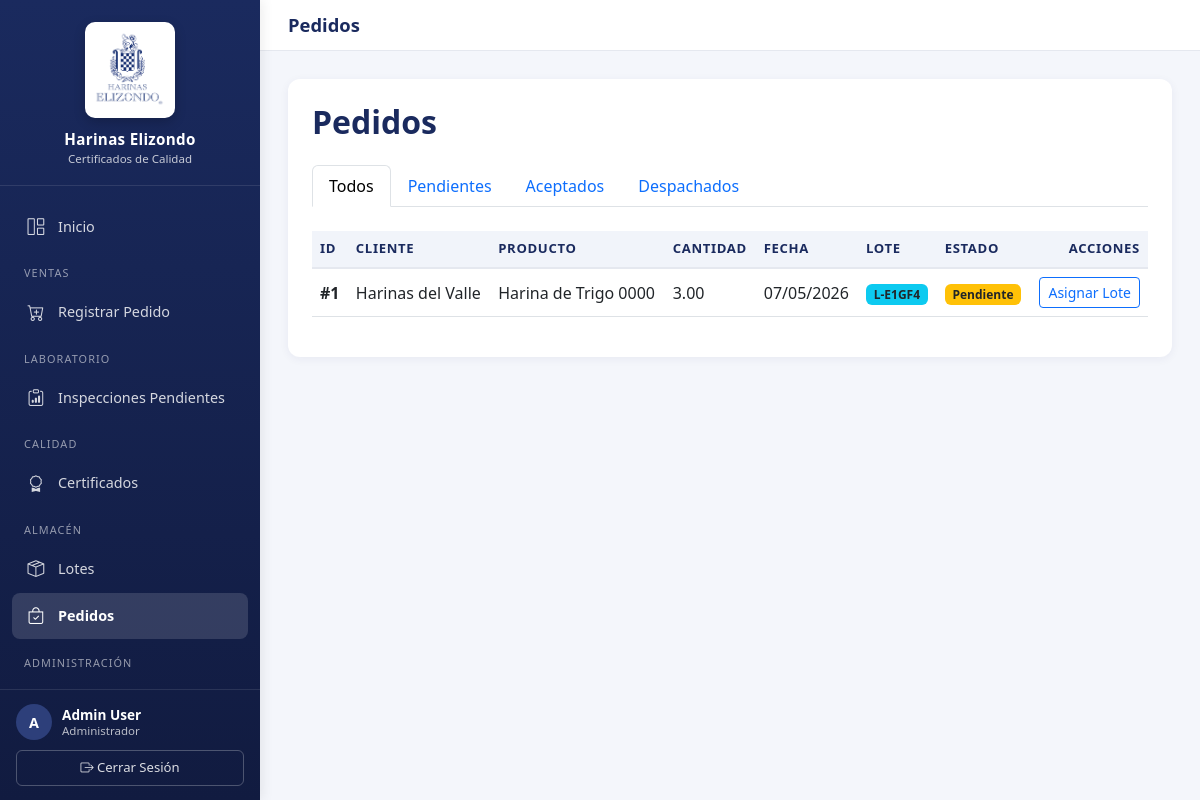
/pedidos/pendientes/ (signed in), run on an earlier commit of the app's database.
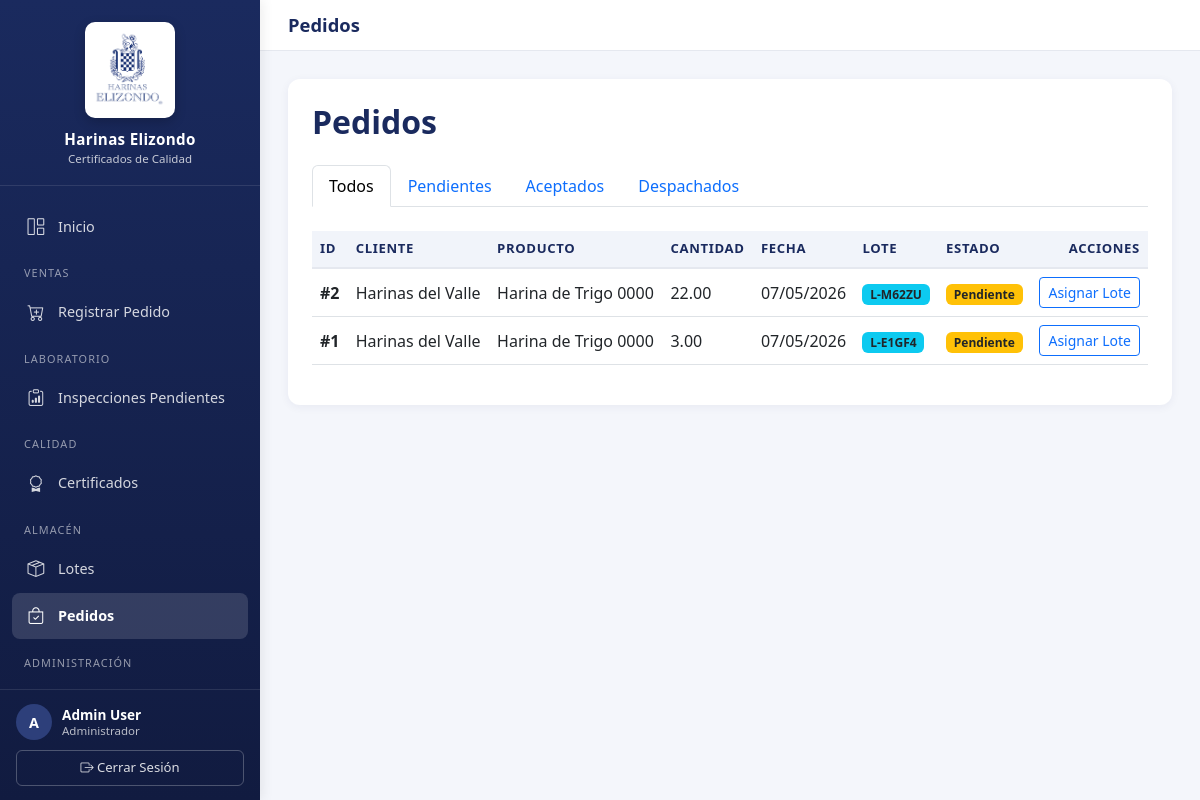
And on a later commit of the database.
### certificados/models.py (models this page shows, shortened)
class Pedido(models.Model):
    ESTADOS = (
        ("pendiente", "Pendiente"),
        ("aceptado", "Aceptado"),
        ("rechazado", "Rechazado"),
        ("despachado", "Despachado"),
    )
    cliente = models.ForeignKey(Cliente, on_delete=models.CASCADE)
    producto = models.ForeignKey(
        Producto,
        on_delete=models.CASCADE,
        blank=True,
        null=True
    )
    cantidad = models.DecimalField(max_digits=10, decimal_places=2)
    fecha_pedido = models.DateTimeField(default=timezone.now)
    estado = models.CharField(max_length=20, choices=ESTADOS, default="pendiente")
    class Meta:
        indexes = [
            models.Index(fields=["cliente", "fecha_pedido"]),
        ]

class Cliente(models.Model):
    nombre = models.CharField(max_length=255)
    rfc = models.CharField(max_length=13, unique=True)
    direccion_fiscal_calle = models.CharField(max_length=150, blank=True, null=True)
    direccion_fiscal_numero = models.CharField(max_length=50, blank=True, null=True)
    direccion_fiscal_interior = models.CharField(max_length=50, blank=True, null=True)
    direccion_fiscal_colonia = models.CharField(max_length=100, blank=True, null=True)
    direccion_fiscal_codigo_postal = models.CharField(max_length=5, blank=True, null=True)
    direccion_fiscal_ciudad = models.CharField(max_length=100, blank=True, null=True)
    direccion_fiscal_estado = models.CharField(max_length=100, blank=True, null=True)
    direccion_entrega_calle = models.CharField(max_length=150, blank=True, null=True)
    direccion_entrega_numero = models.CharField(max_length=50, blank=True, null=True)
    direccion_entrega_interior = models.CharField(max_length=50, blank=True, null=True)
    direccion_entrega_colonia = models.CharField(max_length=100, blank=True, null=True)
    direccion_entrega_codigo_postal = models.CharField(max_length=5, blank=True, null=True)
    direccion_entrega_ciudad = models.CharField(max_length=100, blank=True, null=True)
    direccion_entrega_estado = models.CharField(max_length=100, blank=True, null=True)
    direccion_entrega_misma = models.BooleanField(default=True, help_text="Usar la misma dirección fiscal para entrega")
    contacto = models.CharField(max_length=100)
    correo_contacto = models.EmailField()
    requiere_certificado = models.BooleanField(default=True)
    clave_doc_especificaciones = models.CharField(
        max_length=80,
        blank=True,
        null=True,
        help_text="Clave del documento de especificaciones del cliente.",
    )
    activo = models.BooleanField(default=True)
    causa_baja = models.CharField(max_length=255, blank=True, null=True)
    fecha_baja = models.DateTimeField(blank=True, null=True)
    fecha_alta = models.DateTimeField(auto_now_add=True)

class Producto(models.Model):
    codigo = models.CharField(max_length=30, unique=True)
    nombre = models.CharField(max_length=150)
    descripcion = models.TextField(blank=True)
    activo = models.BooleanField(default=True)
    fecha_alta = models.DateTimeField(auto_now_add=True)

class Lote(models.Model):
    pedido = models.ForeignKey(
        Pedido,
        on_delete=models.CASCADE,
        blank=True,
        null=True,
        related_name="lotes"
    )
    codigo_lote = models.CharField(max_length=50, default="L-TEMP")
    secuencia = models.CharField(max_length=1, default="A")
    producto = models.ForeignKey(
        Producto,
        on_delete=models.CASCADE,
        blank=True,
        null=True
    )
    cantidad = models.DecimalField(
        max_digits=10,
        decimal_places=2,
        blank=True,
        null=True
    )
    fecha_produccion = models.DateField(
        auto_now_add=True,
        blank=True,
        null=True
    )
    fecha_caducidad = models.DateField(
        blank=True,
        null=True
    )
    activo = models.BooleanField(default=True)

### certificados/views.py (the view)
# urls.py: path('pedidos/pendientes/', views.PendientesDespachoView.as_view(), name='pendientes_despacho'),
class PendientesDespachoView(LoginRequiredMixin, RoleRequiredMixin, ListView):
    model = Pedido
    template_name = "certificados/pendientes_despacho.html"
    context_object_name = "pedidos"
    allowed_roles = ["almacen", "admin"]
    def get_queryset(self):
        queryset = Pedido.objects.select_related("cliente", "producto").order_by("-fecha_pedido")
        filter_status = self.request.GET.get("filter", "todos")
        if filter_status == "pendientes":
            queryset = queryset.filter(estado="pendiente")
        elif filter_status == "aceptados":
            queryset = queryset.filter(estado="aceptado")
        elif filter_status == "despachados":
            queryset = queryset.filter(estado="despachado")
        return queryset
    def get_context_data(self, **kwargs):
        ctx = super().get_context_data(**kwargs)
        ctx["filter"] = self.request.GET.get("filter", "todos")
        ctx["all_lotes"] = Lote.objects.filter(pedido__isnull=True, activo=True)
        return ctx

### certificados/views.py (called while the page is built)
    def test_func(self):
        return self.request.user.is_authenticated and (
            self.request.user.rol in self.allowed_roles
            or self.request.user.rol == "admin"
        )

### certificados/templates/certificados/pendientes_despacho.html (shortened to what this page needs)
{% extends "base.html" %}
{% block page_title %}Pedidos{% endblock %}
{% block content %}
<div class="card">
    <div class="card-body p-4">
        <div class="d-flex justify-content-between align-items-center mb-4">
            <h2 class="card-title mb-0">Pedidos</h2>
        </div>
        <ul class="nav nav-tabs mb-4">
            <li class="nav-item">
                <a class="nav-link {% if filter == 'todos' %}active{% endif %}" href="?filter=todos">Todos</a>
            </li>
            <li class="nav-item">
                <a class="nav-link {% if filter == 'pendientes' %}active{% endif %}" href="?filter=pendientes">Pendientes</a>
            </li>
            <li class="nav-item">
                <a class="nav-link {% if filter == 'aceptados' %}active{% endif %}" href="?filter=aceptados">Aceptados</a>
            </li>
            <li class="nav-item">
                <a class="nav-link {% if filter == 'despachados' %}active{% endif %}" href="?filter=despachados">Despachados</a>
            </li>
        </ul>
        <div class="table-responsive">
            <table class="table align-middle">
                <thead>
                    <tr>
                        <th>ID</th>
                        <th>Cliente</th>
                        <th>Producto</th>
                        <th>Cantidad</th>
                        <th>Fecha</th>
                        <th>Lote</th>
                        <th>Estado</th>
                        <th class="text-end">Acciones</th>
                    </tr>
                </thead>
                <tbody>
                    {% for pedido in pedidos %}
                    <tr>
                        <td><strong>#{{ pedido.id }}</strong></td>
                        <td>{{ pedido.cliente.nombre }}</td>
                        <td>{{ pedido.producto.nombre|default:"-" }}</td>
                        <td>{{ pedido.cantidad }}</td>
                        <td>{{ pedido.fecha_pedido|date:"d/m/Y" }}</td>
                        <td>
                            {% with primer_lote=pedido.lotes.first %}
                            {% if primer_lote %}
                            <span class="badge bg-info text-dark">{{ primer_lote.codigo_lote }}</span>
                            {% else %}
                            <span class="text-muted">—</span>
                            {% endif %}
                            {% endwith %}
                        </td>
                        <td>
                            {% if pedido.estado == 'pendiente' %}
                            <span class="badge bg-warning text-dark">{{ pedido.get_estado_display }}</span>
                            {% elif pedido.estado == 'aceptado' %}
                            <span class="badge bg-success">{{ pedido.get_estado_display }}</span>
                            {% elif pedido.estado == 'rechazado' %}
                            <span class="badge bg-danger">{{ pedido.get_estado_display }}</span>
                            {% elif pedido.estado == 'despachado' %}
                            <span class="badge bg-primary">{{ pedido.get_estado_display }}</span>
                            {% endif %}
                        </td>
                        <td class="text-end">
                            <button type="button" class="btn btn-sm btn-outline-primary" data-bs-toggle="modal" data-bs-target="#asignarLoteModal{{ pedido.id }}">
                                Asignar Lote
                            </button>
                        </td>
                    </tr>
                    {% endfor %}
                </tbody>
            </table>
        </div>
    </div>
</div>
{% endblock %}

What changed in the data, as far as the page shows it:
added Pedido: id "2", cliente.nombre "Harinas del Valle", producto.nombre "Harina de Trigo 0000", cantidad "22.00", fecha_pedido "07/05/2026", lotes.first.codigo_lote "L-M62ZU", estado "Pendiente"
